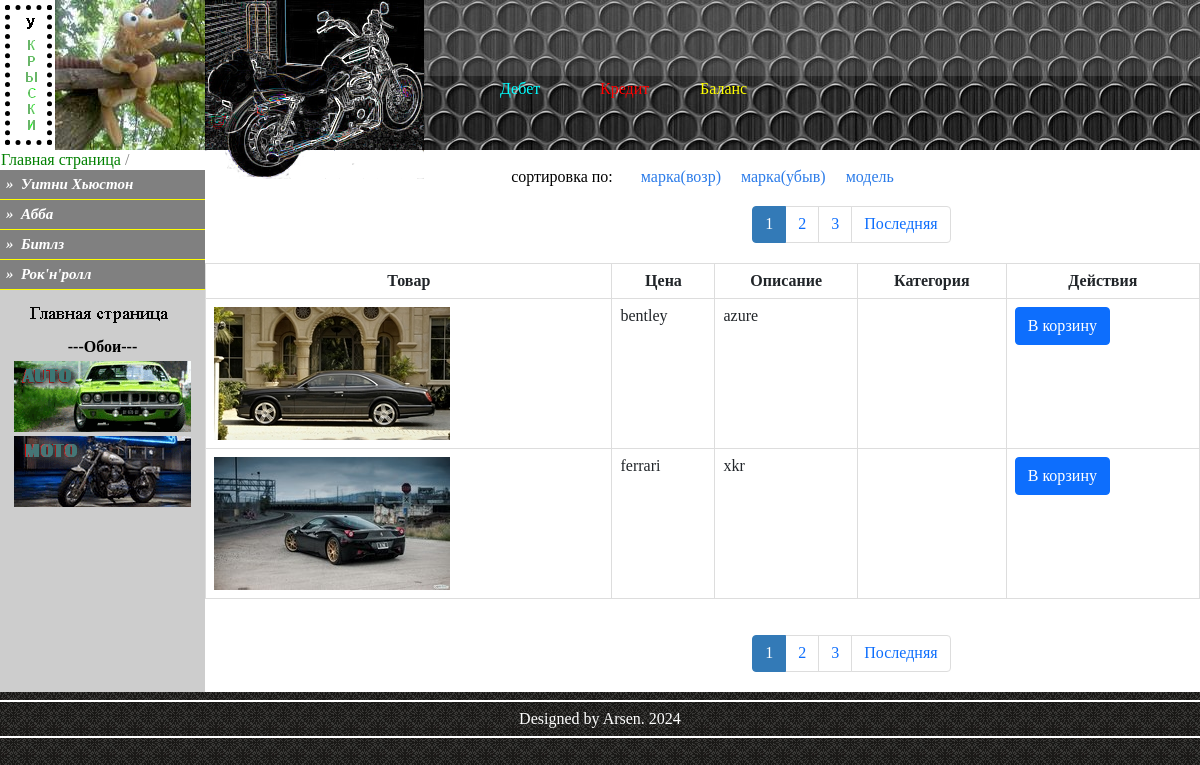
Screenshot of /src/public/index.php with the database file from the repository.
### tables this page shows
CREATE TABLE `music` (
  `id` int UNSIGNED NOT NULL,
  `title` varchar(255) DEFAULT NULL,
  `parent` int UNSIGNED DEFAULT NULL,
  `sort` int NOT NULL
);

CREATE TABLE `auto` (
  `shoes` int NOT NULL,
  `text` int NOT NULL,
  `фирма` int NOT NULL,
  `id` int NOT NULL,
  `j` int DEFAULT NULL,
  `l` int DEFAULT NULL,
  `itog_0` varchar(250) DEFAULT NULL,
  `itog` varchar(250) DEFAULT NULL,
  `marka` varchar(50) NOT NULL,
  `model` varchar(50) NOT NULL
);

### src/public/product.php (called while the page is built, shortened)
<?php
class Product
{
    private $conn;
public function __construct($db)
{
        $this->conn = $db;
}
public function countAll2()
{
    $query = "SELECT id FROM auto";
    $stmt = $this->conn->prepare($query);
    $stmt->execute();
    $num = $stmt->rowCount();
    return $num;
}
function order2($order,$from_record_num,$records_per_page)
{
    $query = "SELECT id,itog_0,marka,model FROM auto ORDER BY $order LIMIT {$from_record_num}, {$records_per_page} ";
    $stmt7 = $this->conn->prepare($query);
    $stmt7->execute();
    return $stmt7;
}
}
?>

### src/public/menu.php (the view, shortened to what this page needs)
<?php
$mysqli = new mysqli('mysql', 'root', 's123123', 'arsen_new');
$id = isset($_GET['id']) ? $_GET['id'] : null;
function getCat($mysqli){
	$sql = 'SELECT * FROM music ORDER BY sort';
	$res = $mysqli->query($sql);
	$cat = array();
	while($row = $res->fetch_assoc()){
		$cat[$row['id']] = $row;
	}
	return $cat;
}
function getTree($dataset) {
	$tree = array();
	foreach ($dataset as $id => &$node) {
		if (!$node['parent']){
			$tree[$id] = &$node;
		}else{
            $dataset[$node['parent']]['childs'][$id] = &$node;
		}
	}
	return $tree;
}
$cat  = getCat($mysqli);
$tree = getTree($cat);
function tplMenu($category){
	$menu = '<ul class="menu_ul" >
	<li>
	<table  width="205" border="0px" cellpadding="0" cellspacing="0"  id="coolmenu">
  <tr>
    <td width="205"  height="30" bgcolor=yellow >
		<a  href="index.php?id='.$category['id'].'"><p class="menu"><strong><em>&#187;&nbsp;&nbsp;'.$category['title'].'</em></strong></p>
		</a></td>
  </tr>
  </table>';
		if(isset($category['childs'])){
			$menu.="<div style='z-index: 6;' style='position:absolute; top:0px; left:205px;' class='menu-inner'>
			".showCat($category['childs'])."</div>";
		}
	$menu .= '</li></ul>';
	return $menu;
}
function showCat($data, $str = null){
	$string = '';
	$str = $str;
	foreach($data as $item){
		$string .=  tplMenu($item, $str);
	}
	return $string;
}
?>
 	<?
$cat_menu = showCat($tree);
	 ?>	</div></div>	<?
echo $cat_menu;
?>

### src/public/index.php (shortened to what this page needs)
<?
$i = isset($_GET['i']) ? $_GET['i'] : 0;
$order= isset($_GET['order']) ? $_GET['order'] : 'marka';
$f= isset($_GET['f']) ? $_GET['f'] : 1;
$d= isset($_GET['d']) ? $_GET['d'] : 0;
$page = isset($_GET["page"]) ? $_GET["page"] : 1;
$records_per_page = 2;
$from_record_num = ($records_per_page * $page) - $records_per_page;
?>
<!DOCTYPE HTML PUBLIC "-//W3C//DTD HTML 4.01 Transitional//EN" "http://www.w3.org/TR/html4/loose.dtd">
<html lang="en"><head>
	<link rel="stylesheet" href="libs/css/custom.css">
	<link rel="stylesheet" href="style.css">
</head>
<body cellspacing="0" cellpadding="0" topmargin="0" leftmargin="0" align="left" background="img/Wooden.jpg">
	<table topmargin="0" width="100%" leftmargin="0"   border="0" cellpadding="0" cellspacing="0" align="center" >
	<tr><td>
		<?	include_once "layout_header.php"; ?>
		</td></tr><tr><td  >
<table style="border-bottom: none; border-left:none; border-right:none; border-top: none;" border="0px" topmargin="0" leftmargin="0"  cellpadding="0" cellspacing="0"
bordercolor="black" width="100%" align= "center">
</td></tr><tr align="left" width="100%" >
<td valign="top" width="205" bgcolor=" #cdcdcd"><? $n=$l; include_once "lefttd.php"; ?>
</td><td  valign="top" style="background:white">
<center><br>
    <font color=black style="background-color: white ">&nbsp; сортировка по: &nbsp;&nbsp;&nbsp;&nbsp;&nbsp;
        <a style="<? if ($d==1) {echo "color:#C15E5F";} else {echo "color:#2C7CE9";} ?>; text-decoration: none; " href="auto_min2.php?order=marka&f=1&d=1<? echo "&i=$i"; ?>">
        марка(возр) </a>	&nbsp;&nbsp;&nbsp;
        <a style="<? if ($d==2) {echo "color:#C15E5F";} else {echo "color:#2C7CE9";} ?>; text-decoration: none" href="auto_min2.php?order=marka&f=2&d=2<? echo "&i=$i"; ?>"> марка(убыв) </a>	&nbsp;&nbsp;&nbsp;
         <a style="<? if ($d==3) {echo "color:#C15E5F";} else {echo "color:#2C7CE9";} ?>; text-decoration: none" href="auto_min2.php?order=model&f=1&d=3<? echo "&i=$i"; ?>"> модель </a>&nbsp;
            </font><br></center>
    <?
include_once "product.php";
$database = new Database();
$db = $database->getConnection();
$product = new Product($db);
$stmt = $product->readAll($from_record_num, $records_per_page);
$num = $stmt->rowCount();
$total_rows = $product->countAll2();
include "paging.php";
if ($num > 0 && $total_rows > 0) {
    echo "<table class='table table-hover table-responsive table-bordered'><br>";
        echo "<tr>";
            echo "<th>Товар</th>";
            echo "<th>Цена</th>";
            echo "<th>Описание</th>";
            echo "<th>Категория</th>";
            echo "<th>Действия</th>";
        echo "</tr>";
        if ($f==1) {  $stmt7 = $product->order2($order,$from_record_num,$records_per_page);
        }
            else {$stmt7 = $product->orderDesc2($order,$from_record_num,$records_per_page);
         }
        while ($row7 = $stmt7->fetch(PDO::FETCH_ASSOC)) {
            extract($row7);
            echo "<tr>";
                echo "<td><img src='img/auto/".$row7['itog_0']."'></td>";
                echo "<td>{$marka}</td>";
                echo "<td>".$row7['model']."</td>";
                echo "<td>";
                echo "</td>";
                echo "<td>";
echo "<a href='read_product.php?id={$id}' class='btn btn-primary left-margin'>
     В корзину
</a>
";
                echo "</td>";
            echo "</tr>";
        }
    echo "</table>";
}
else {
    echo "<div class='alert alert-info'>&nbsp Товары не найдены.</div>";
} ?>
<? include "paging.php"; ?>
	</td></tr></table></table>
	 <center>
		 <? require_once("layout_footer.php"); ?></center><br><br><br><br><br><br><br><br>
</body>
</html>

### src/public/libs/css/custom.css (style rules this page uses)
.left-margin { margin: 0 .5em 0 0; }

### src/public/style.css (style rules this page uses)
ul.menu_ul { padding: 0px; margin-top: 0px; text-align: left; }
.menu_ul { list-style-type: none; margin: 0px 0px; }
.menu_ul > li { position: relative; float: inherit; margin-left: 0px; }
p.menu { color: white; font-family: Cambria, "Hoefler Text", "Liberation Serif", Times, "Times New Roman", "serif"; margin-top: 0px; margin-bottom: 1px; padding:6px; }
#coolmenu { height:0px; width: 205px; }
#coolmenu a { background-color: gray; display:block; text-decoration:none; }
html>body #coolmenu a { width:auto; }
body { font-family: Cambria, "Hoefler Text", "Liberation Serif", Times, "Times New Roman", "serif"; }
p { font-family:Arial; font-size: 15px; color:#424242;margin:0px; }
.btn { display: inline-block; font-weight: 400; line-height: 1.5; color: #212529; text-align: center; text-decoration: none; vertical-align: middle; cursor: pointer; -webkit-user-select: none; -moz-user-select: none; user-select: none; background-color: transparent; border: 1px solid transparent; padding: 0.375rem 0.75rem; font-size: 1rem; border-radius: 0.25rem; transition: color 0.15s ease-in-out, background-color 0.15s ease-in-out, border-color 0.15s ease-in-out, box-shadow 0.15s ease-in-out; }
.btn-primary { color: #fff; background-color: #0d6efd; border-color: #0d6efd; }
.table { --bs-table-bg: transparent; --bs-table-accent-bg: transparent; --bs-table-striped-color: #212529; --bs-table-striped-bg: rgba(0, 0, 0, 0.05); --bs-table-active-color: #212529; --bs-table-active-bg: rgba(0, 0, 0, 0.1); --bs-table-hover-color: #212529; --bs-table-hover-bg: rgba(0, 0, 0, 0.075); width: 100%; margin-bottom: 1rem; color: #212529; vertical-align: top; border-color: #dee2e6; }
.table > :not(caption) > * > * { padding: 0.5rem 0.5rem; background-color: var(--bs-table-bg); border-bottom-width: 1px; box-shadow: inset 0 0 0 9999px var(--bs-table-accent-bg); }
.table-responsive { overflow-x: auto; -webkit-overflow-scrolling: touch; }
table { border-spacing: 0; border-collapse: collapse; }
.table-bordered > thead > tr > th, .table-bordered > tbody > tr > th, .table-bordered > tfoot > tr > th, .table-bordered > thead > tr > td, .table-bordered > tbody > tr > td, .table-bordered > tfoot > tr > td { border: 1px solid #ddd; }

### src/public/index.php (style rules this page uses)
body,td,th { font-family: Cambria, "Hoefler Text", "Liberation Serif", Times, "Times New Roman", serif; }

### rows the page displays
music: title "Уитни Хьюстон"
music: title "Абба"
music: title "Битлз"
music: title "Рок'н'ролл"
auto: itog_0 (picture), marka "bentley", model "azure"
auto: itog_0 (picture), marka "ferrari", model "xkr"
